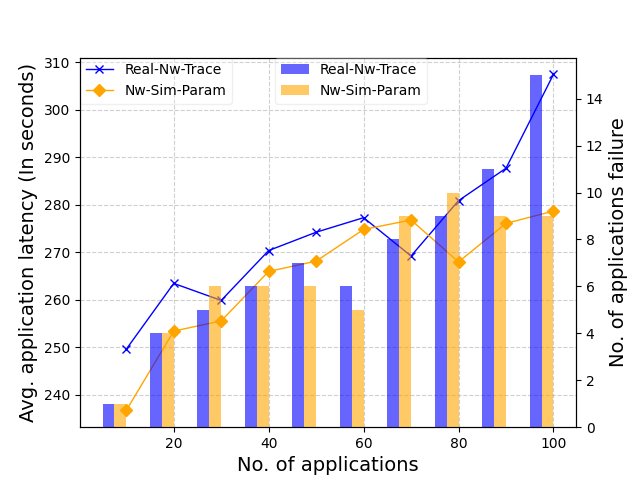

Generate this figure with Python:
import matplotlib.pyplot as plt
import numpy as np

# Data
x_axis = [10,20,30,40,50,60,70,80,90,100]

latency_real_nw = [249.56, 263.412, 259.83, 270.34, 274.193, 277.26, 269.19, 280.85, 287.668, 307.434] #273.9737
latency_sim = [236.669, 253.37, 255.52, 265.94, 268.1, 274.78, 276.77, 267.95, 276.06, 278.64] #265.3799

#3.24% higher in real network

app_fail_real_nw = [1, 4, 5, 6, 7, 6, 8, 9, 11, 15] #7.2
app_fail_sim = [1, 4, 6, 6, 6, 5, 9, 10, 9, 9] #6.5

#10.76% higher

# Create figure and axis
#fig, ax1 = plt.subplots(figsize=(9, 5))
fig, ax1 = plt.subplots()

# Colors & Markers
colors = ['b', 'orange']
markers = ['x', 'D']
labels = ['Real-Nw-Trace', 'Nw-Sim-Param']

# Plot Latency as Line Graph
ax1.plot(x_axis, latency_real_nw, marker='x', linestyle='-', label='Real-Nw-Trace', linewidth=1, color='b')
ax1.plot(x_axis, latency_sim, marker='D', linestyle='-', label='Nw-Sim-Param', linewidth=1, color='orange')

# Labels & Title
ax1.set_xlabel("No. of applications", fontsize=14)
ax1.set_ylabel("Avg. application latency (In seconds)", fontsize=14)
ax1.tick_params(axis="y", labelcolor="black")

# Create Secondary Y-Axis for Energy (Bar Graph)
ax2 = ax1.twinx()

# Width for bar offset
bar_width = 2.5  # Adjust for spacing
x_ticks = np.array(x_axis)  # Convert to NumPy array for manipulation

# Plot Energy as Bar Chart
ax2.bar(x_ticks - bar_width * 1.5, app_fail_real_nw, width=bar_width, color='b', alpha=0.6, label='Real-Nw-Trace')
ax2.bar(x_ticks - bar_width * 0.5, app_fail_sim, width=bar_width, color='orange', alpha=0.6, label='Nw-Sim-Param')

ax2.set_ylabel("No. of applications failure", fontsize=14)
ax2.tick_params(axis="y", labelcolor="black")

# Legends (Combining for both graphs)
ax1.legend(loc="upper left", fontsize=10, borderaxespad=0, framealpha=0.3)
ax2.legend(loc="upper right", fontsize=10, borderaxespad=0, framealpha=0.3, bbox_to_anchor=(0.7, 1))

# Grid & Show
ax1.grid(True, linestyle="--", alpha=0.6)
plt.savefig('real_nw_sim_line_bar_latency_app_fail.png')
plt.show()
